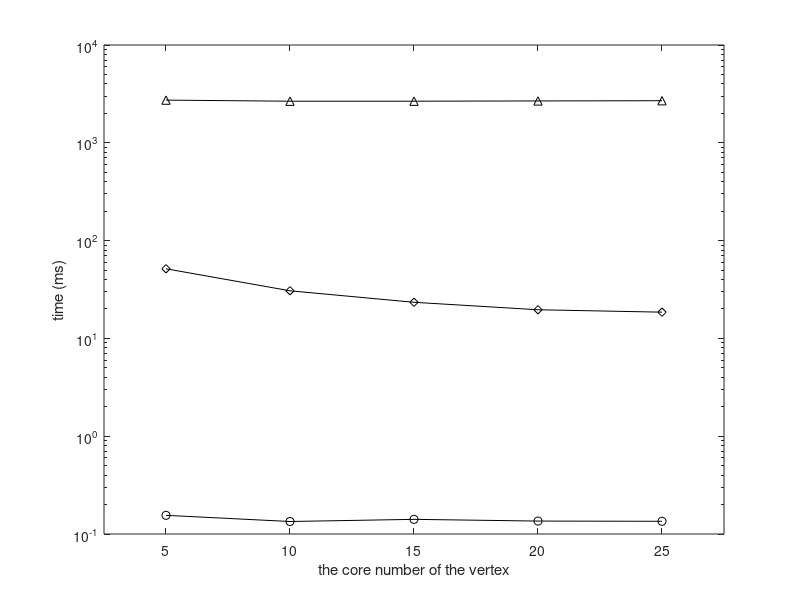

MATLAB code for this plot: (Note: this script raises an error after producing the figure.)
set(gcf,'color',[1, 1, 1]);
set(gcf,'unit','centimeters','position',[10 5 9 7]);

x=[1, 2, 3, 4, 5];
y1 = [2731.73955472	2662.28954394	2663.54120974	2679.2459535	2694.07776644];
y2 = [0.15519977	0.13421035	0.14121023	0.13559179	0.13488156];
y3 = [51.50822718	30.67522841	23.40001221	19.628765349999998	18.55069213];

p1= semilogy(x, y1, '-k^');
hold on;
p2 = semilogy(x, y2, '-ko');
hold on;
p3 = semilogy(x, y3, '-kd');

xlabel('the core number of the vertex');
ylabel('time (ms)');

axis([0.5 5.5 0.1 10000]);

set(gca, 'xtick', 1:5, 'XTickLabel', {'5','10','15','20','25'});
leg=legend('rebuild','insert','delete', 2);
set(leg,'edgecolor','white');

set(gca, 'FontSize', 12);
set(get(gca, 'XLabel'), 'FontSize',12);
set(get(gca, 'YLabel'), 'FontSize',12);
set(findall(gcf,'type','line'),'linewidth',1.5);
set(gca, 'LineWidth', 1.5);